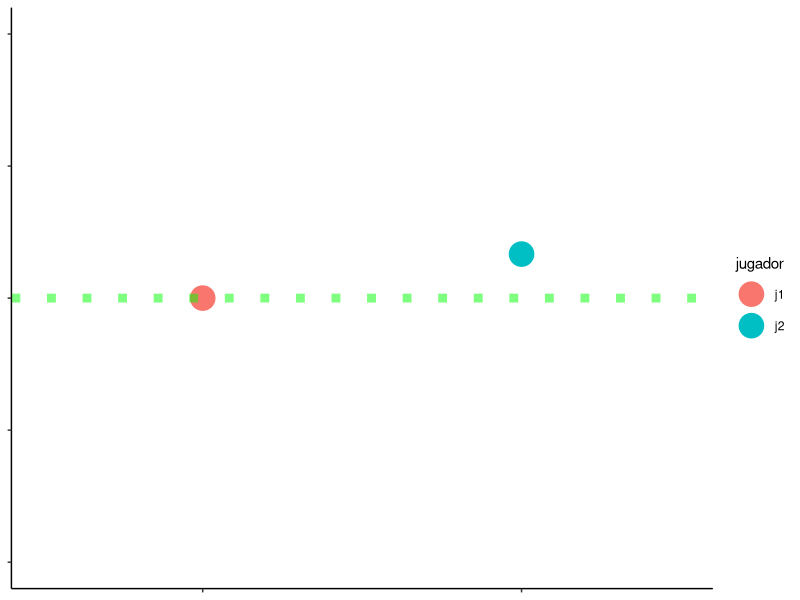
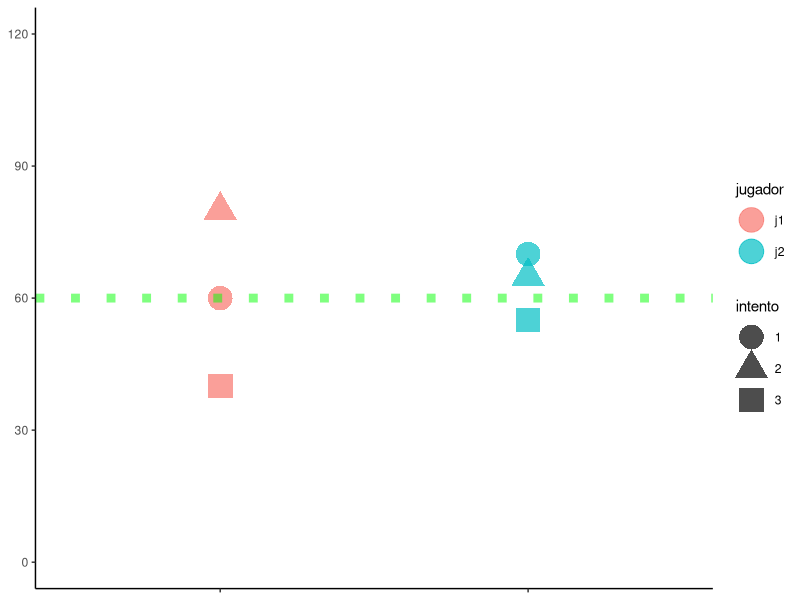
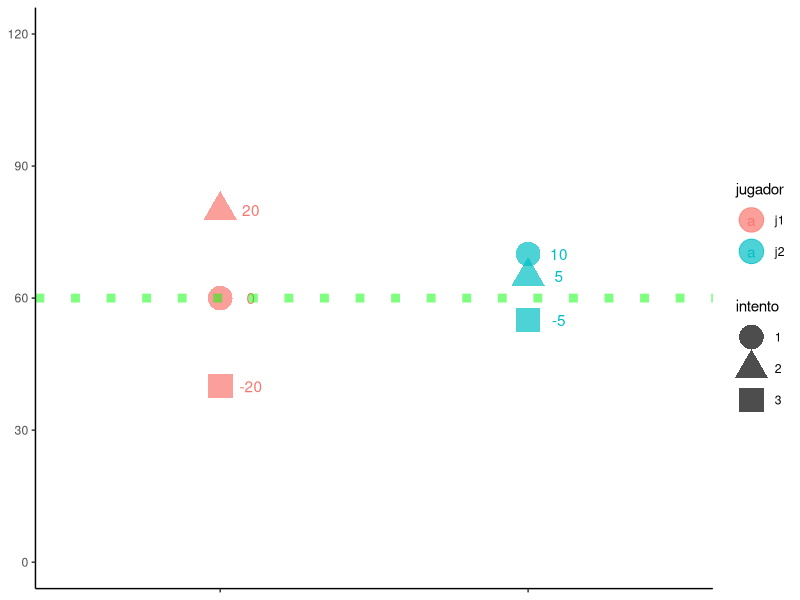
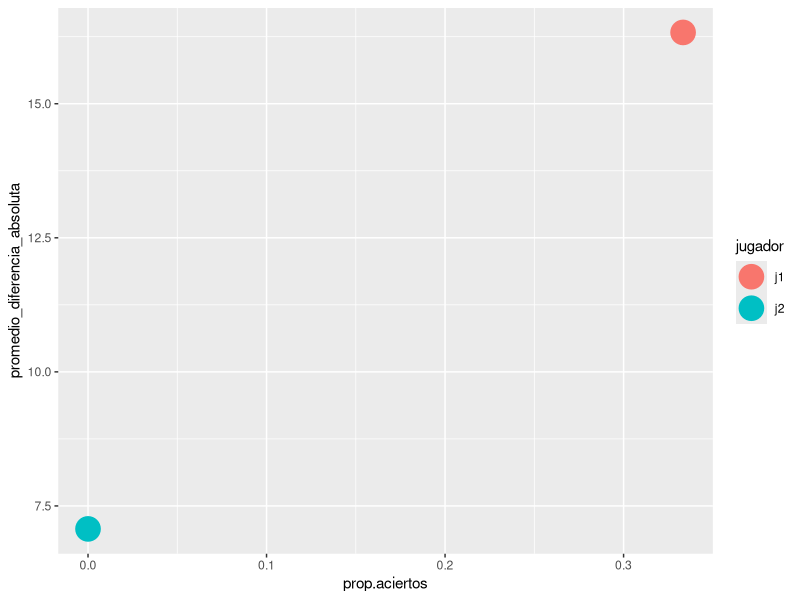
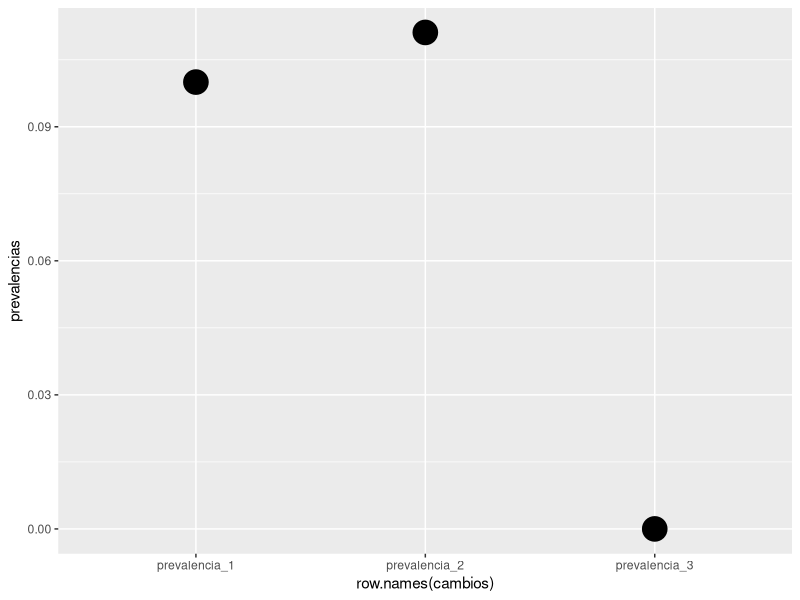
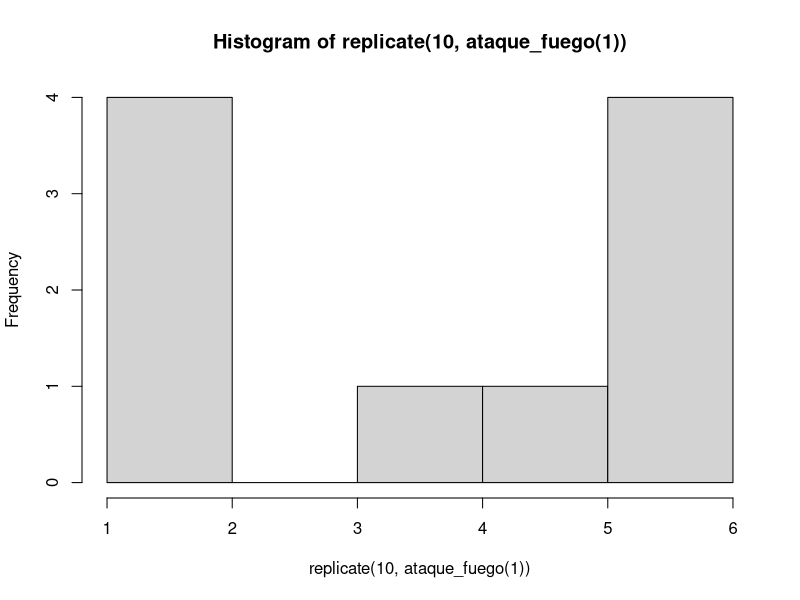
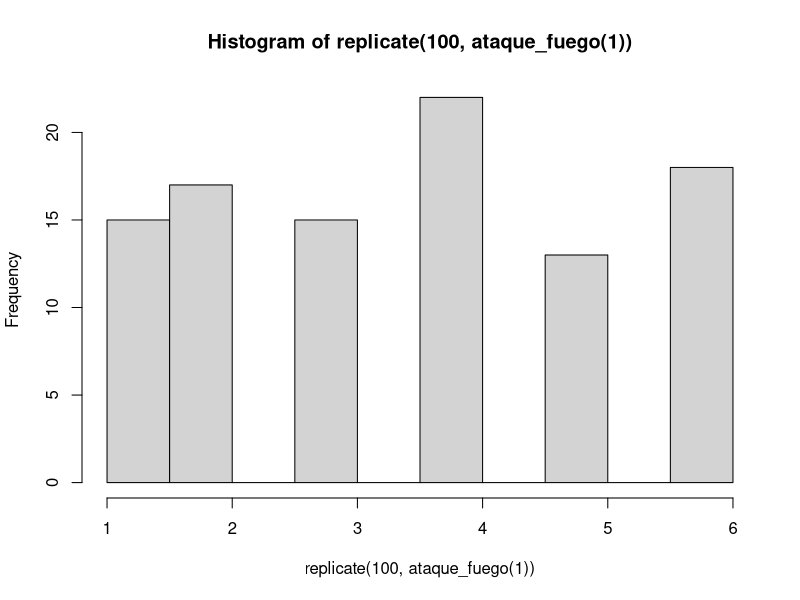
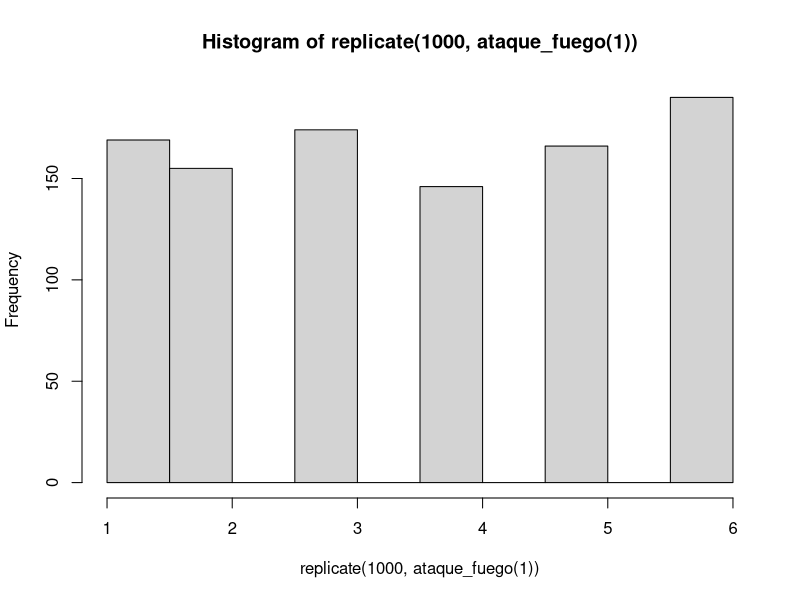

Write the R code that produced these figures, in order.
## ---- chunk 1
knitr::opts_chunk$set(echo = TRUE, fig.align="center")
## ---- chunk 2
j1 <- c(60, 80, 40)
j2 <- c(70, 65, 55)
## ---- chunk 3
puntos <- data.frame(rbind(j1,j2))
## ---- chunk 4
colnames(puntos) <- c("intento1", "intento2", "intento3")
## ---- chunk 5
library(dplyr) 
puntos <- puntos %>% 
  mutate(jugador = rownames(puntos))
print(puntos)
## ---- chunk 6

library(ggplot2) 
ggplot(puntos, aes(jugador, intento1, color = jugador)) +
  geom_point(size = 8) + 
  geom_hline(yintercept =  60, color = "green", linetype = "dotted", 
             size = 3, alpha = 0.5) +
  scale_y_continuous(limits = c(0,120),  breaks = c(0,30,60, 90, 120))+
  theme_classic() +
  theme( axis.text.x = element_blank(),
         axis.title.y = element_blank(),
         axis.text.y = element_blank(),
         axis.title.x = element_blank()
  ) 
  
## ---- chunk 7
library(tidyr)
puntos <- puntos %>% 
  pivot_longer(cols = -jugador, names_to = "intento", names_prefix = "intento",
               values_to = "distancia")
## ---- chunk 8
ggplot(puntos, aes(jugador, distancia, shape = intento, color = jugador)) +
  geom_point(size = 8, alpha = 0.7) +
  geom_hline(yintercept =  60, color = "green", linetype = "dotted", 
             size = 3, alpha = 0.5) +
  scale_y_continuous(limits = c(0,120), breaks = c(0,30,60, 90, 120))+
  theme_classic() +
  theme(axis.text.x = element_blank(),
        axis.title.x = element_blank(),
        axis.title.y = element_blank()
  )
## ---- chunk 9
puntos <- puntos %>% 
  mutate(diferencia = distancia - 60) 
print(puntos)
## ---- chunk 10
ggplot(puntos, aes(jugador, distancia, shape = intento, color = jugador)) +
  geom_point(size = 8, alpha = 0.7) +
  geom_text(aes(label = diferencia), position = position_nudge(x=0.1))+
  #anotamos con esta nueva linea la diferencia en el grafico
  geom_hline(yintercept =  60, color = "green", linetype = "dotted", 
             size = 3, alpha = 0.5) +
  scale_y_continuous(limits = c(0,120), breaks = c(0,30,60, 90, 120))+
  theme_classic() +
  theme(axis.text.x = element_blank(),
        axis.title.x = element_blank(),
        axis.title.y = element_blank()
  )
## ---- chunk 11
puntos <- puntos %>% 
  group_by(jugador) %>%  #primero agrupar datos por jugador
  mutate(promedio_jugador = mean(distancia))
print(puntos)
## ---- chunk 12
puntos <- puntos %>% 
  group_by(jugador) %>%  #primero agrupar datos por jugador
  mutate(promedio_diferencia = mean(diferencia)) %>% 
  mutate(promedio_diferencia_absoluta = sqrt(mean(diferencia^2))) 
#en la última linea, se elevó la diferencia al cruadrado para dejarlo en una medida #absoluta del error de cada jugador con ^2 y luego se volvió a la medida original
#usando sqrt(), esto es,  la raiz cuadrada
print(puntos)
## ---- chunk 13
puntos <- puntos %>% 
mutate(resultado = ifelse(diferencia  == 0, "Acierto", "Fallo"))
#entonces, si la diferencia es 0, significá que acertó. Cualquier otro numero será
#un fallo. 
#Y entonces hacemos un tabla para resumir los resultados
table(puntos$resultado, puntos$jugador)
## ---- chunk 14
puntos <- puntos %>% 
  group_by(jugador) %>% 
  summarise(prop.aciertos = mean(resultado == "Acierto"), 
            promedio_diferencia_absoluta = max(promedio_diferencia_absoluta)) 

## ---- chunk 15
ggplot(puntos, aes(prop.aciertos, promedio_diferencia_absoluta, color = jugador))+
  geom_point(size = 8)
## ---- chunk 16


a <- 100

b <- 200

#creamos la función de la tasa

tasa_de_ataque <- function(a, b){
  a/b
  }

#Aplicamos la función. 

tasa_de_ataque(a, b)
## ---- chunk 17


a <- 5

b <- 25

#Creamos la función de la tasa (esta se remplazará a la que teníamos hecha anteriromente)

tasa_de_incidencia <- function(a, b){
  a/b
  }

tasa_de_incidencia(a, b)

## ---- chunk 18
a <- 120

b <- 1000

Prevalencia <- function(a, b){
  a/b
  }

Prevalencia(a, b)

## ---- chunk 19

a <- 900 * 0.5

a
## ---- chunk 20

prevalencia_1 <- 100/1000

prevalencia_2 <- (100 + 450) / 1000 
 
  # los casos del primer momento + los casos nuevos / la población total que sigue igual


prevalencia_1
prevalencia_2



(prev_cambio <- prevalencia_2 - prevalencia_1)

## ---- chunk 21
#conservo objeto anterior

prevalencia_1

#pero ahora la prevalencia dos cambiara por cambio en la población total debido a mortalidad en esta de casos sanos.

(prevalencia_2 <- 100/900)

#o podemos pensar en el escenario que los 100 casos que murieron fueron los enfermos 

(prevalencia_3 <- 0/900)

library(dplyr)
library(ggplot2)

cambios <- data.frame(rbind(prevalencia_1, prevalencia_2, prevalencia_3))

colnames(cambios) <- "prevalencias"
                         
ggplot(cambios, aes(row.names(cambios), prevalencias))+
  geom_point(size = 8)



## ---- chunk 22
d6 <- c(1,2,3,4, 5,6) 
## ---- chunk 23
sample(d6, 1)
## ---- chunk 24
sample(d6, 3)
## ---- chunk 25

ataque_fuego <- function(x){
  sample(d6, 1) * x
}
## ---- chunk 26

stats.fire <- replicate(1000, ataque_fuego(1)+ ataque_fuego(1)
                   + ataque_fuego(1))
## ---- chunk 27
d4 <- c(1,2,3,4) 
## ---- chunk 28
ataque_rayos <- function(x){
  sample(d4, 1) + 2 + x
}

## ---- chunk 29
stats.ray <- replicate(1000, ataque_rayos(1)+ ataque_rayos(1)
                        + ataque_rayos(1))
## ---- chunk 30
hist(replicate(10, ataque_fuego(1)))

hist(replicate(100, ataque_fuego(1)))

hist(replicate(1000, ataque_fuego(1)))

hist(stats.fire)

## ---- chunk 31
max(stats.fire)
## ---- chunk 32
max(stats.ray)
## ---- chunk 33
max(stats.fire)-max(stats.ray)
## ---- chunk 34
stats <- data.frame(stats.fire,stats.ray)
## ---- chunk 35
str(stats)
## ---- chunk 36
class(stats.fire)
class(stats.ray)
## ---- chunk 37
mean(stats.fire)
mean(stats.ray)
## ---- chunk 38
mean(stats.fire)-mean(stats.ray)
## ---- chunk 39
summary(stats)
## ---- chunk 40
c.fisica <- 4
poder = c.fisica

poder

## ---- chunk 41
poder - c.fisica
## ---- chunk 42

c.fisica <- rnorm(100, 6, 2)
c.fisica

## ---- chunk 43
round(c.fisica)
## ---- chunk 44
hist(c.fisica)
## ---- chunk 45
tamaño <- rnorm(100,60, 30)
tamaño
hist(tamaño)
## ---- chunk 46
poder = tamaño + c.fisica
hist(poder)

## ---- chunk 47
scatter.smooth(c.fisica,poder)
scatter.smooth(tamaño,poder)
## ---- chunk 48
std.c.fisica <- scale(c.fisica)
std.tamaño <- scale(tamaño)
std.poder = std.tamaño + std.c.fisica

scatter.smooth(std.c.fisica, std.poder)
scatter.smooth(std.tamaño, std.poder)
